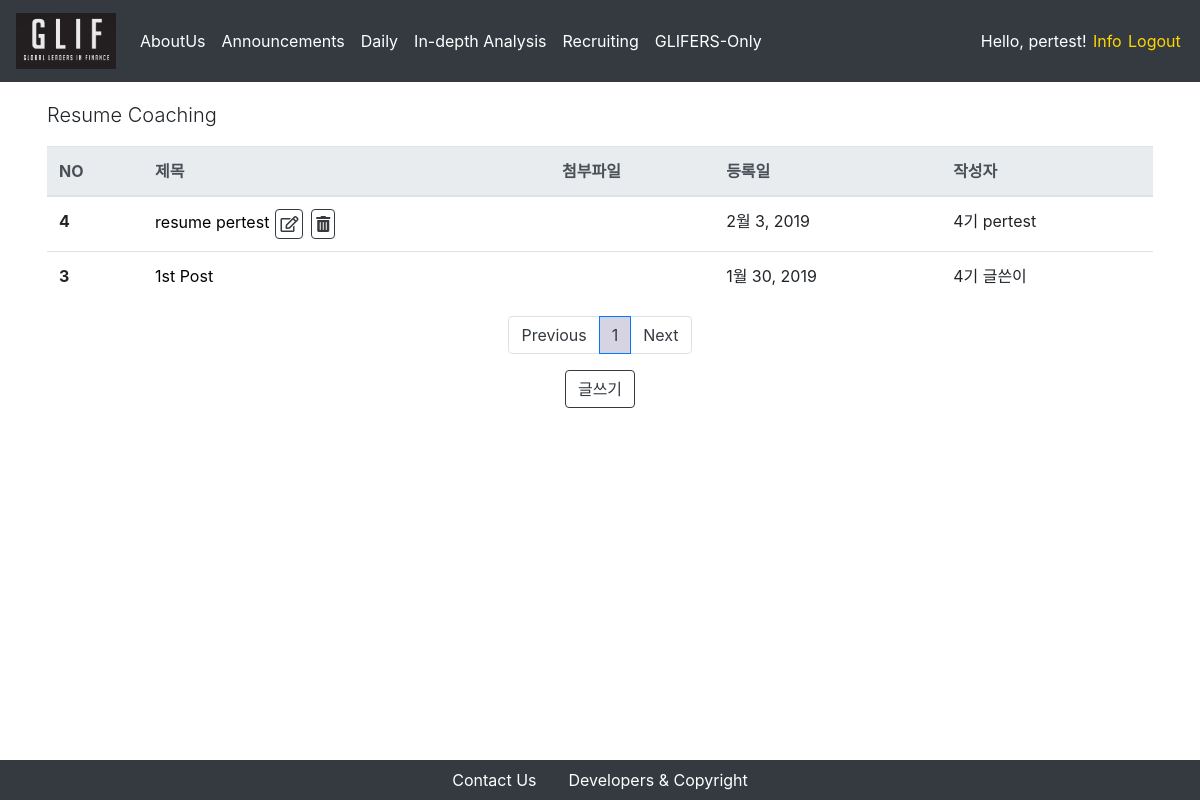
/gliferonly/resume_coaching/ (signed in), run on an earlier commit of the app's database.
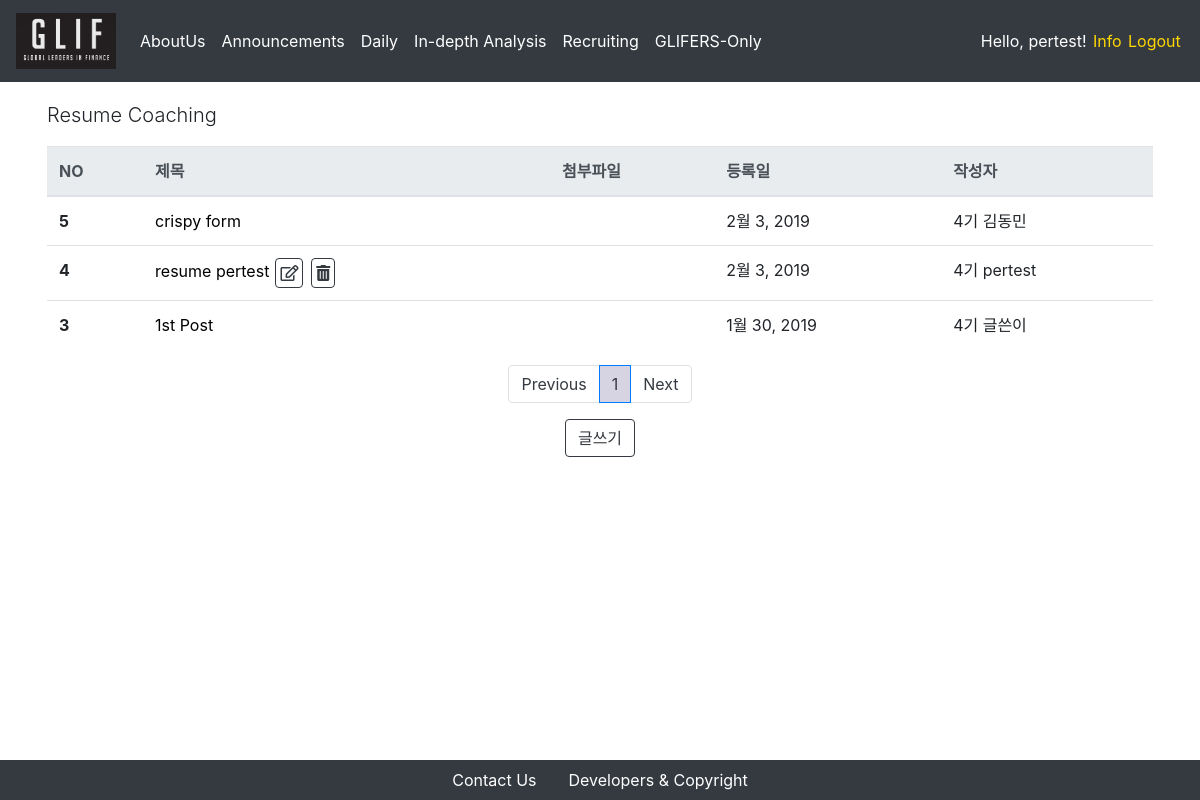
And on a later commit of the database.
### resume_coaching/models.py (models this page shows, shortened)
class Post(models.Model):
    title = models.CharField(max_length = 250)
    attached_file = models.FileField(upload_to = 'resume_coaching_attached_files/%Y/%m/%d/', blank = True, null = True)
    written_date = models.DateField(auto_now = True)
    writer = models.ForeignKey(Glifer, on_delete = models.CASCADE, related_name = "resume_coaching_writer")
    content = RichTextUploadingField()

### users/models.py (models this page shows)
class Glifer(models.Model):
    user = models.OneToOneField(CustomUser, on_delete = models.CASCADE, primary_key = True)
    is_mentor = models.BooleanField(default=False)
    is_authorized = models.BooleanField(default = False)
    name_en = models.CharField(max_length = 250)
    name_kr = models.CharField(max_length = 250)
    birthdate = models.DateField(default = "2000-01-01")
    phonenumber = models.CharField(max_length = 250)
    work_at = models.CharField(max_length = 250, blank = True)
    self_intro = models.TextField(max_length = 1000)
    profile_img = models.FileField(upload_to = 'profiles/%Y/%m/%d/', default = '/users/man-user.png')
    nth = models.CharField(
        max_length=2,
        choices=nth_CHOICES,
        default=glif_4th,
    )
    def __str__(self):
        return self.nth + " " + self.name_kr

### resume_coaching/views.py (the view)
# urls.py: path('', PostListView.as_view(), name='announcement-index'),
@method_decorator([login_required, glifer_required], name='dispatch')
class PostListView(ListView):
    model = Post
    template_name = 'resume_coaching/index.html'
    context_object_name = "posts"
    paginate_by = 5
    block_size = 5 # 하단의 페이지 목록 수
    def get_queryset(self):
        order_by_recent_time = Post.objects.all().order_by("-pk")
        return order_by_recent_time
    def get_context_data(self, **kwargs):
        context = super(PostListView, self).get_context_data(**kwargs)
        block_size = 5 # 하단의 페이지 목록 수
        start_index = int((context['page_obj'].number - 1) / self.block_size) * self.block_size
        end_index = min(start_index + self.block_size, len(context['paginator'].page_range))
        context['page_range'] = context['paginator'].page_range[start_index:end_index]
        return context

### users/decorator.py (called while the page is built)
def glifer_required(function=None, redirect_field_name=REDIRECT_FIELD_NAME, login_url='login'):
    actual_decorator = user_passes_test(
        lambda u: u.is_active and u.is_glifer and u.glifer.is_authorized,
        login_url=login_url,
        redirect_field_name=redirect_field_name
    )
    if function:
        return actual_decorator(function)
    return actual_decorator

### resume_coaching/templates/resume_coaching/index.html (shortened to what this page needs)
{% extends 'setups/base.html' %}
{% block body %}
<div class = "container">
    <div class = "row">
        <p class = "lead">Resume Coaching</p>
        <table class="table">
            <thead class="thead-light">
                <tr>
                    <th scope="col">NO</th>
                    <th scope="col">제목</th>
                    <th scope="col">첨부파일</th>
                    <th scope="col">등록일</th>
                    <th scope="col">작성자</th>
                </tr>
            </thead>
            <tbody>
                {% for post in posts %}
                    <tr>
                        <th scope="row">{{ post.id }}</th>
                        <td>
                            <a href="/gliferonly/resume_coaching/{{post.pk}}" style = "color:black"> {{ post.title }} </a>
                            {% if request.user == post.writer.user %}
                                <button type="button" class="btn btn-outline-dark btn-download" onclick="location.href = '/gliferonly/resume_coaching/{{post.pk}}/update'"><i class="far fa-edit"></i></button>
                                <button type="button" class="btn btn-outline-dark btn-download" onclick="location.href = '/gliferonly/resume_coaching/{{post.pk}}/delete'"><i class="fas fa-trash-alt"></i></button>
                            {% endif %}
                        </td>
                        {% if post.attached_file != '' %}
                            <td><button type="button" class="btn btn-outline-dark btn-download" onclick="location.href = '/gliferonly/resume_coaching/{{post.pk}}/download'"><i class="far fa-file"></i></button></td>
                        {% else %}
                            <td></td>
                        {% endif %}
                        <td>{{ post.written_date }}</td>
                        <td>{{ post.writer }}</td>
                    </tr>
                {% endfor %}
            </tbody>
        </table>
    </div>
    <nav aria-label="Page navigation">
        <ul class="pagination justify-content-center">
            {% if page_obj.has_previous %}
            <li class = "page-item">
                <a class = "page-link" href="?page={{ page_obj.previous_page_number }}" aria-label="Previous">
                Previous
                </a>
            </li>
            {% else %}
            <li class="page-item"><a class="page-link" href="#" tabindex="-1" aria-disabled="true">Previous</a></li>
            {% endif %}
            {% for i in page_range %}
            {% if page_obj.number == i %}
                <li class = "active page-item"><a class="page-link" href="#">{{i}}</a></li>
            {% else %}
                <li class = "page-item"><a class = "page-link" href="?page={{ i }}">{{ i }}</a></li>
            {% endif %}
            {% endfor %}
            {% if page_obj.has_next %}
            <li class = "page-item">
                <a class = "page-link" href="?page={{ page_obj.next_page_number }}" aria-label="Next">
                    Next
                </a>
            </li>
            {% else %}
            <li class="page-item">
                <a class="page-link" href="#">Next</a>
            </li>
            {% endif %}
        </ul>
    </nav>
    <div class = "row align-items-center justify-content-center">
        <button type="button" class="btn btn-outline-dark" onclick="location.href = '/gliferonly/resume_coaching/new'">글쓰기</button>
    </div>
</div>
{% block js %}
{% load static %}
{% endblock %}
{% endblock %}

What changed in the data, as far as the page shows it:
added Post: id "5", title "crispy form", written_date "2월 3, 2019", writer "4기 김동민"
